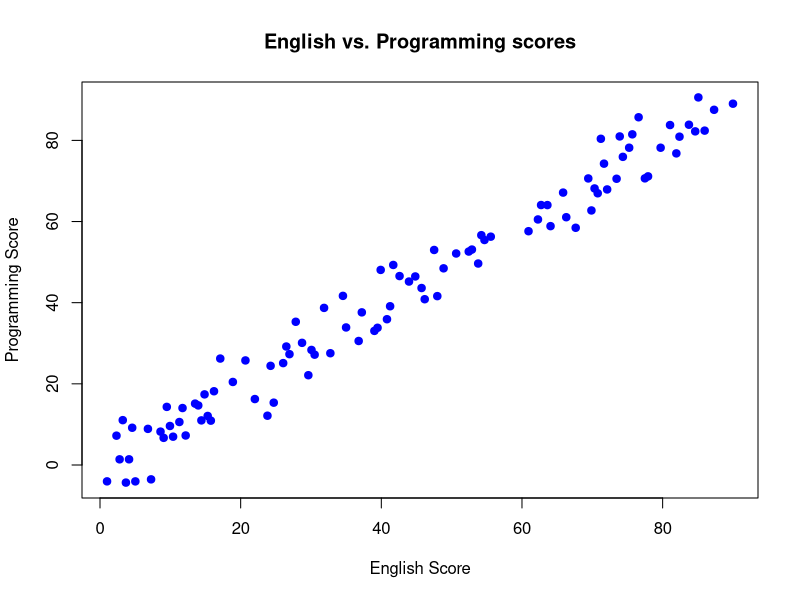

This figure's R source: (Note: this script raises an error after producing the figure.)
# Load libraries
library(ggplot2)

# Make base variables
data_size <- 200
beautifull_dummy_data <- seq(from=1, to=90, length.out=data_size)

# Make columns
id <- 1:data_size
english_score <- beautifull_dummy_data
programming_score <- beautifull_dummy_data + rnorm(data_size, mean=0, sd=5)

# Build dataset with the above columns
data <- data.frame(id, english_score, programming_score)

# Split the dataset to 2
index <- sample(1:data_size, 100)
data_set1 <- data[index, ]
data_set2 <- data[-index, ]

# Visualize
head(data_set1)
plot(data_set1$english_score, data_set1$programming_score, xlab="English Score", ylab="Programming Score", main="English vs. Programming scores", pch=19, col="blue")


#my_data <- read.csv("https://drive.google.com/file/d/1mSe7Ddchpu2R0RwVzG1jPjusUMaMO-Ru")
dim(my_data)